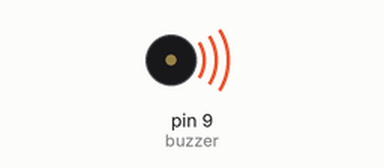
The sketch below on a simulated Arduino Uno, built with avr-gcc and run on an emulated ATmega328P. Parts: buzzer (waves = sounding).

Above: at 0.1 s.
Timing chart, 0 to 1.6 s (numbered marks = the images above):
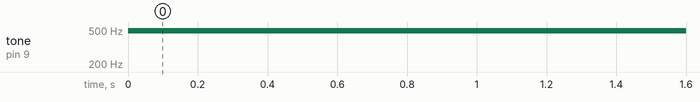

The sketch:

DINAMIK.ino
```cpp
int buzzer = 9; //переменная с номером пина динамика

void setup() {
  pinMode(buzzer, OUTPUT); //объявляем пин как выход
}

void loop() {
  analogWrite(buzzer, 100); //включаем звук
  delay(1000);
  analogWrite(buzzer, 0); //выключаем звук
  delay(1000);
}
```

Measured:
- by itself, tone on pin 9 (buzzer): silent → 490 Hz at 0.00 s
